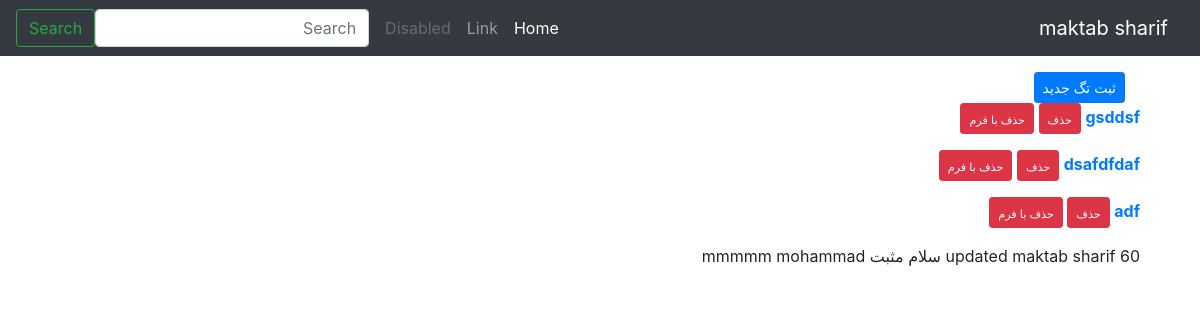
/maktab60/tags, run on an earlier commit of the app's database.
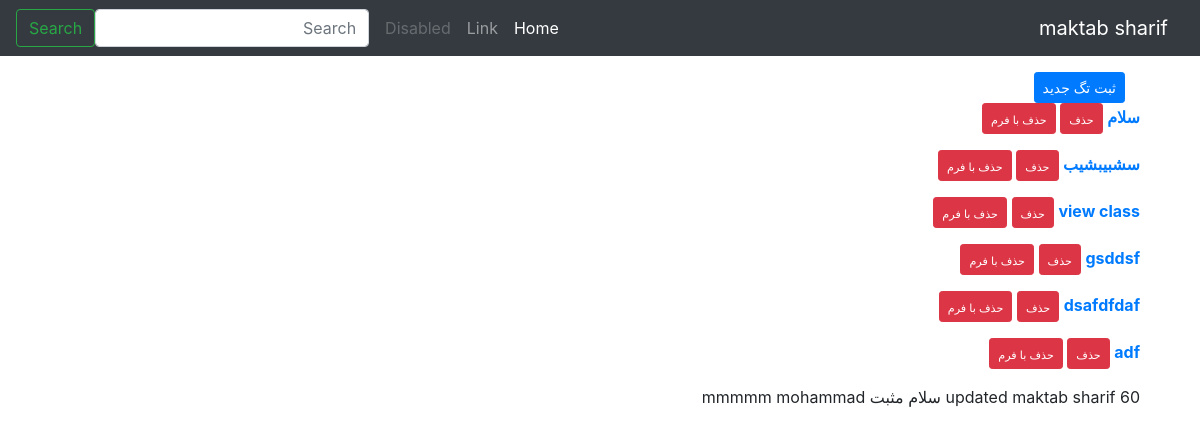
And on a later commit of the database.
### post/models.py (models this page shows)
class Tag(models.Model):
    title = models.CharField('تاتیل' ,max_length=255)
    updated_on = models.DateTimeField(auto_now=True)
    class Meta :
        verbose_name_plural = "تگ ها "
        verbose_name = "تگ"
        db_table = 'tag'
        ordering = ['-title',]   # random : ?  ; ascending : -
    def __str__(self):
        return self.title

class Category(models.Model):
    parent = models.ForeignKey('self',on_delete=models.CASCADE,blank=True,null=True)
    title = models.CharField('title category' ,max_length=255)
    updated_on = models.DateTimeField(auto_now=True)
    def __str__(self):
        return self.title

### maktab60/views.py (the view)
# urls.py: path('tags',TagListView.as_view(),name='tag-list'),
class TagListView(ListView):
    queryset = Tag.objects.all()
    template_name = "maktab60/tag_list.html"
    def get_context_data(self, **kwargs):
        context = super().get_context_data(**kwargs)
        context['category'] = Category.objects.all()
        print(context)
        return context

### maktab60/templates/maktab60/tag_list.html
{% extends "theme.html" %}
{% block content %}
    <div class="container">
        <div class="col-md-12 my-3">
            <div class="col-md-12">
                <a class="btn btn-sm btn-primary" href="{% url 'tag-mk' %}">ثبت تگ جدید</a>
            </div>
            {% for tag in object_list  %}
               <p>
                <a href="{% url 'edit-tag-mk' tag_id=tag.id %}">
                    <b>{{tag.title}}</b>
                </a>
                <a class="btn btn-sm btn-danger" href="{% url 'delete-tag-direct' tag_id=tag.id %}">
                    <small>حذف</small>
                </a>
                <a class="btn btn-sm btn-danger" href="{% url 'delete-tag-mk' tag_id=tag.id %}">
                    <small>حذف با فرم</small>
                </a>
                </p>
            {% endfor %}
            {% for cat in category  %}
                {{cat.title}}
            {% endfor %}
        </div>
    </div>
{% endblock content %}

### templates/theme.html (shortened to what this page needs)
{% load static %}
<!DOCTYPE html>
<html lang="en">
<head>
  <link rel="stylesheet" href="https://maxcdn.bootstrapcdn.com/bootstrap/4.5.2/css/bootstrap.min.css">
  <link rel="stylesheet" href="{%static 'theme/style-theme.css' %}">
  <link rel="stylesheet" href="{%static 'theme/font-awesome/css/font-awesome.min.css' %}">
</head>
<body>
  <nav class="navbar navbar-expand-lg navbar-dark bg-dark">
    <a class="navbar-brand" href="#">maktab sharif</a>
    <div class="collapse navbar-collapse" id="navbarSupportedContent">
      <ul class="navbar-nav mr-auto">
        <li class="nav-item active">
          <a class="nav-link" href="#">Home <span class="sr-only">(current)</span></a>
        </li>
        <li class="nav-item">
          <a class="nav-link" href="#">Link</a>
        </li>
        <li class="nav-item">
          <a class="nav-link disabled" href="#">Disabled</a>
        </li>
      </ul>
      <form class="form-inline my-2 my-lg-0">
        <input class="form-control mr-sm-2" type="search" placeholder="Search" aria-label="Search">
        <button class="btn btn-outline-success my-2 my-sm-0" type="submit">Search</button>
      </form>
    </div>
  </nav>
  {% block content %}
  {% endblock content %}
</body>
</html>

### static/theme/style-theme.css (style rules this page uses)
* { direction : rtl; text-align:right; }

What changed in the data, as far as the page shows it:
added Tag: title "سلام"
added Tag: title "سشبیبشیب"
added Tag: title "view class"
